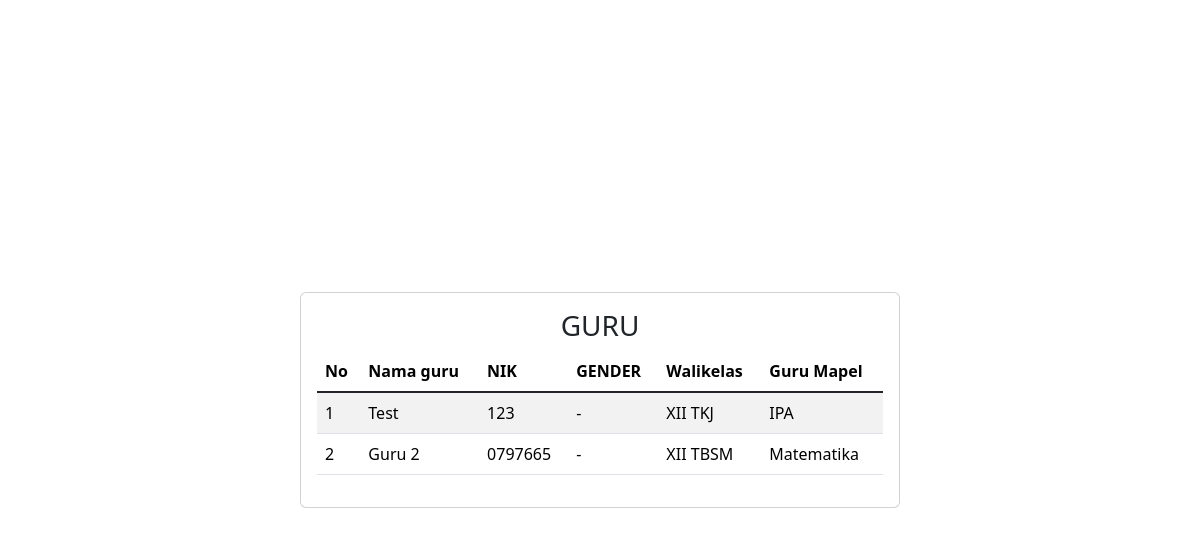
/Relasi/Guru.php, run on the app's committed database.
### tables this page shows
CREATE TABLE `guru` (
  `id` int(11) NOT NULL AUTO_INCREMENT,
  `nama_guru` varchar(255) DEFAULT NULL,
  `nik` varchar(255) DEFAULT NULL,
  `gender` varchar(255) DEFAULT NULL,
  `id_mapel` int(11) DEFAULT NULL,
  PRIMARY KEY (`id`),
  KEY `id_mapel` (`id_mapel`),
  CONSTRAINT `guru_ibfk_1` FOREIGN KEY (`id_mapel`) REFERENCES `mapel` (`id`)
);

CREATE TABLE `kelas` (
  `id` int(11) NOT NULL AUTO_INCREMENT,
  `tingkat_kelas` varchar(255) DEFAULT NULL,
  `jurusan_kelas` varchar(255) DEFAULT NULL,
  `id_sekolah` int(11) DEFAULT NULL,
  `id_guru_walikelas` int(11) DEFAULT NULL,
  PRIMARY KEY (`id`),
  KEY `id_sekolah` (`id_sekolah`),
  KEY `id_walikelas` (`id_guru_walikelas`),
  CONSTRAINT `kelas_ibfk_1` FOREIGN KEY (`id_sekolah`) REFERENCES `sekolah` (`id`),
  CONSTRAINT `kelas_ibfk_2` FOREIGN KEY (`id_guru_walikelas`) REFERENCES `guru` (`id`)
);

CREATE TABLE `mapel` (
  `id` int(11) NOT NULL AUTO_INCREMENT,
  `nama_mapel` varchar(255) DEFAULT NULL,
  PRIMARY KEY (`id`)
);

### Relasi/Guru.php (the view, shortened to what this page needs)
<?php include 'connect.php' ?>
<!DOCTYPE html>
<html lang="en">
<head>
    <link href="https://cdn.jsdelivr.net/npm/bootstrap@5.3.1/dist/css/bootstrap.min.css" rel="stylesheet"
>
</head>
<body class="min-vh-100 d-flex align-items-center">
    <div class="card w-50 m-auto p-3">
        <h3 class="text-center">GURU</h3>
        <table class="table table-striped">
            <thead>
                <tr>
                    <th>No</th>
                    <th>Nama guru</th>
                    <th>NIK</th>
                    <th>GENDER</th>
                    <th>Walikelas</th>
                    <th>Guru Mapel</th>
                </tr>
            </thead>
            <tbody class="table-group-divider">
                <?php
                $sql = "SELECT * FROM guru
                INNER JOIN kelas ON kelas.id_guru_walikelas = guru.id
                INNER JOIN mapel ON guru.id_mapel = mapel.id";
                $result = mysqli_query($conn, $sql);
                $no = 1;
                foreach ($result as $row) {
                ?>
                <tr>
                    <td><?= $no++; ?></td>
                    <td><?= $row['nama_guru']; ?></td>
                    <td><?= $row['nik']; ?></td>
                    <td><?= $row['gender']; ?></td>
                    <td><?= $row['tingkat_kelas'] . ' ' . $row['jurusan_kelas'] ?></td>
                    <td><?= $row['nama_mapel']; ?></td>
                </tr>
                <?php
                }
            ?>
</body>
</html>

### data on the page
guru: nama_guru "Test", nik "123", gender "-", kelas.tingkat_kelas "XII", kelas.jurusan_kelas "TKJ", id_mapel.nama_mapel "IPA"
guru: nama_guru "Guru 2", nik "0797665", gender "-", kelas.tingkat_kelas "XII", kelas.jurusan_kelas "TBSM", id_mapel.nama_mapel "Matematika"
